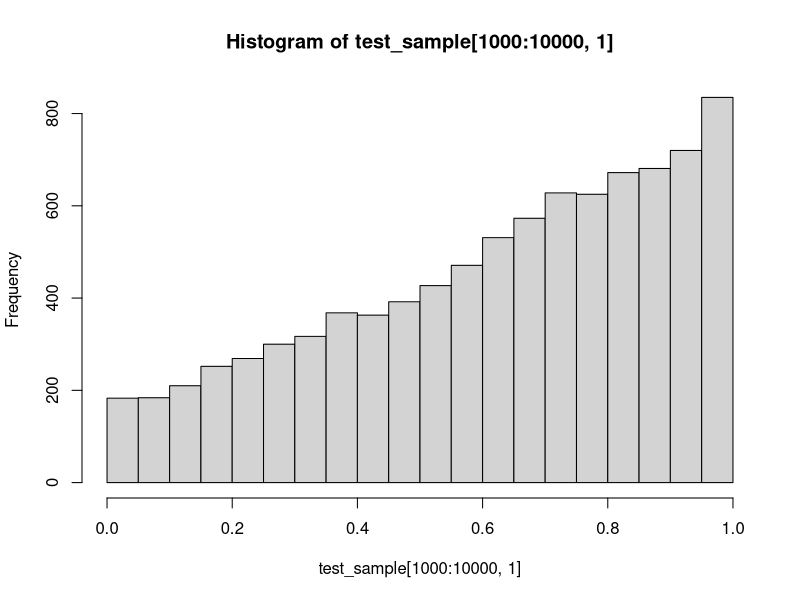
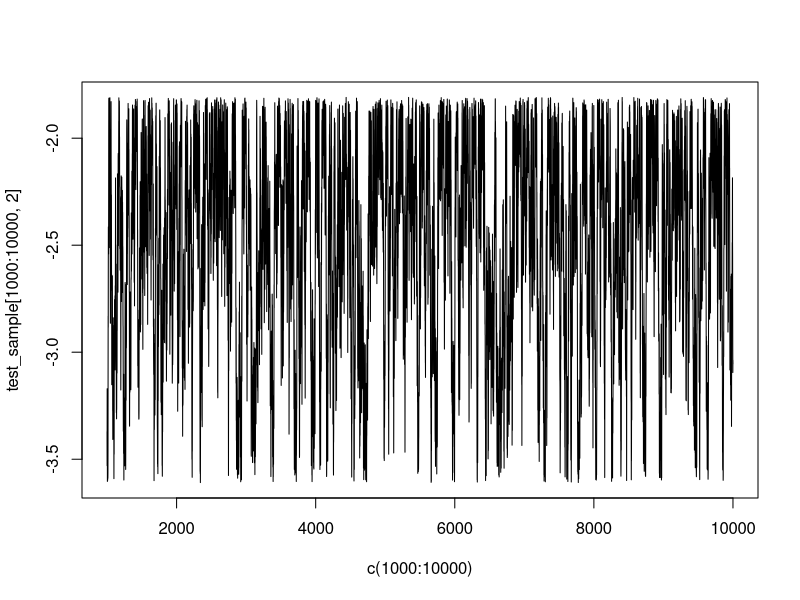

R code for these plots, in order:
## This script illustrates the Metropolis-Hastings algorithm for
## approximating the posterior distribution of the time of infection
## in a simple SIS model
## Author: Vladimir N. Minin
## last update: 07/19/2020

#' Compute log-likelihood of the disease trajectory of an individual who starts susceptible and become infected during the observation time period
#' 
#' @param inf_time Time of infection (in the notes denoted by I)
#' @param inf_rate Infection rate (lambda_1 in the notes)
#' @param clear_rate Clearance rate (lambda_2 in the notes)
#' @param total_time Length of observation time period (T in the notes)
#'
#' @return Numberic value of the log-likelihood: log(lambda_1) - lambda_1*I - lambda_2*(T-I)
#'
#' @examples
#' sis_log_like(0.4, 0.1, 2.2, 1.0)
sis_log_like = function(inf_time, inf_rate, clear_rate, total_time){
 return(log(inf_rate) - inf_rate*inf_time - clear_rate*(total_time-inf_time))
}

#' Compute log-likelihood of the disease trajectory of an individual who starts suscepible and become infected during the observation time period
#' 
#' @param cur_inf_time Current infection time (in the notes denoted by t_c)
#' @param inf_rate Infection rate (lambda_1 in the notes)
#' @param total_time Length of observation time period (T in the notes)
#' @param win_half_len half the length of the uniform proposal distribution interval (delta in the notes)
#'
#' @return Numberic value of the proposed infection time (t_p in the notes)
#'
#' @examples
#' sis_proposal(0.4, 1.0, 1.5)
sis_proposal = function(cur_inf_time, total_time, win_half_len){
   
  new_inf_time = cur_inf_time + runif(1,-win_half_len, win_half_len)
   
  if (new_inf_time < 0){
     new_inf_time = - new_inf_time
  }else{
    if (new_inf_time > total_time){
      new_inf_time = 2*total_time - new_inf_time 
    }
  }
   
  return(new_inf_time)
}

#' Run MCMC to approximate the posterior distribution of the infection time
#' 
#' @param start_inf_time Initial time of infection at MCMC iteration 1
#' @param inf_rate Infection rate (lambda_1 in the notes)
#' @param clear_rate Clearance reate (lambda_2 in the notes)
#' @param total_time Length of observation time period (T in the notes)
#' @param win_half_len half the length of the uniform proposal distribution interval (delta in the notes)
#' @param chain_len Number of MCMC iterations
#'
#' @return Numeric matrix with rows corresponding to MCMC iterations and columns to values of "inf_time", "log_like", and "acc_ind," where "acc_ind" is an indicator of whether the proposed infection time was accepted or rejected 
#'
#' @examples
#' inf_time_mcmc(start_inf_time=0.1, inf_rate=0.2, clear_rate=2, total_time=1.0, win_half_len=0.2, chain_len=10000)
inf_time_mcmc = function(start_inf_time, inf_rate, clear_rate, total_time, win_half_len, chain_len){
  
  result_mat = matrix(0, chain_len, 3)
  colnames(result_mat) = c("inf_time", "log_like", "acc_ind")
  
  cur_inf_time= start_inf_time
  result_mat[1,1] = start_inf_time
  result_mat[1,2] = sis_log_like(start_inf_time, inf_rate, clear_rate, total_time)
  
  for (i in 2:chain_len){
    prop_inf_time = sis_proposal(cur_inf_time, total_time, win_half_len)
    
    mh_log_ratio = sis_log_like(prop_inf_time, inf_rate, clear_rate, total_time) - 
      sis_log_like(cur_inf_time, inf_rate, clear_rate, total_time)
    
    
    if (log(runif(1)) < mh_log_ratio){
      result_mat[i,1] = prop_inf_time
      result_mat[i,2] = sis_log_like(prop_inf_time, inf_rate, clear_rate, total_time)
      result_mat[i,3] = 1
      cur_inf_time = prop_inf_time
    }else{
      result_mat[i,1] = cur_inf_time
      result_mat[i,2] = sis_log_like(cur_inf_time, inf_rate, clear_rate, total_time)
    }
  }
  
  return(result_mat)
}

## run the above functions

test_sample = inf_time_mcmc(start_inf_time=0.1, inf_rate=0.2, clear_rate=2, total_time=1.0, win_half_len=0.2, chain_len=10000)

summary(test_sample[1000:10000,])

hist(test_sample[1000:10000,1])
plot(c(1000:10000), test_sample[1000:10000,2], type="l")
